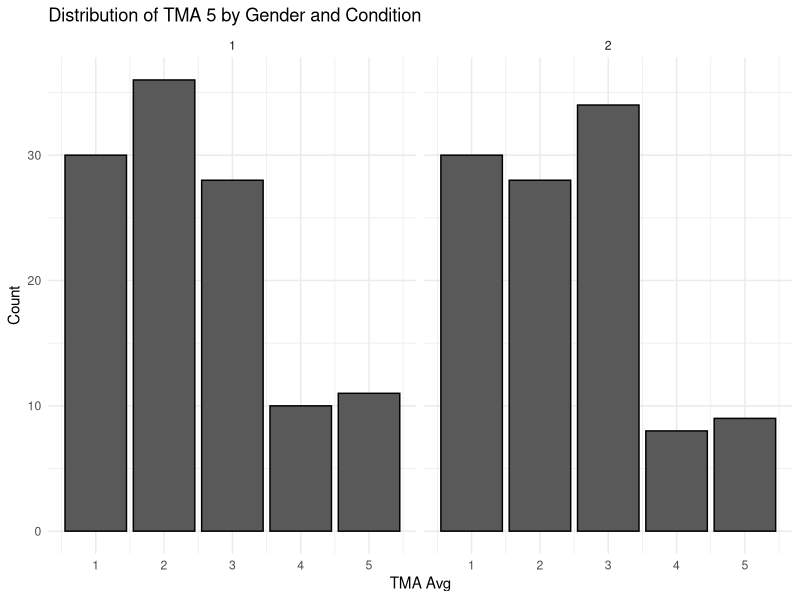
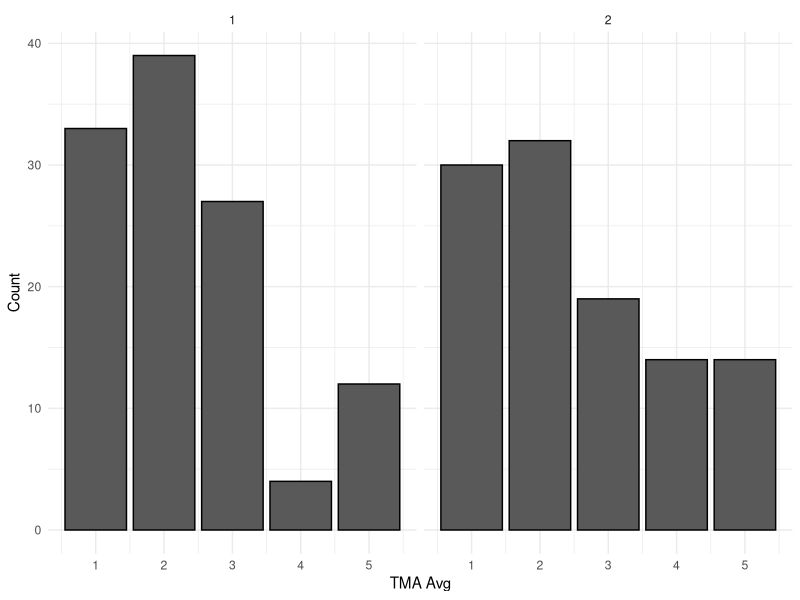
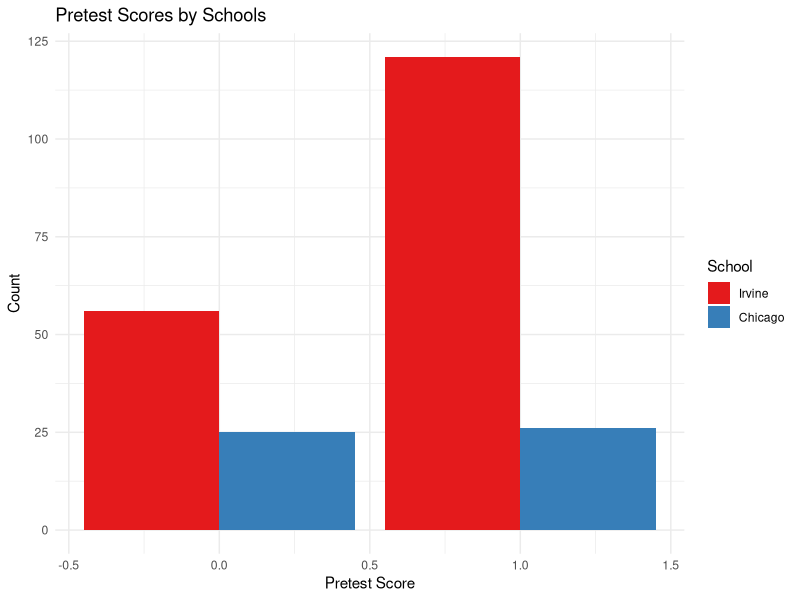
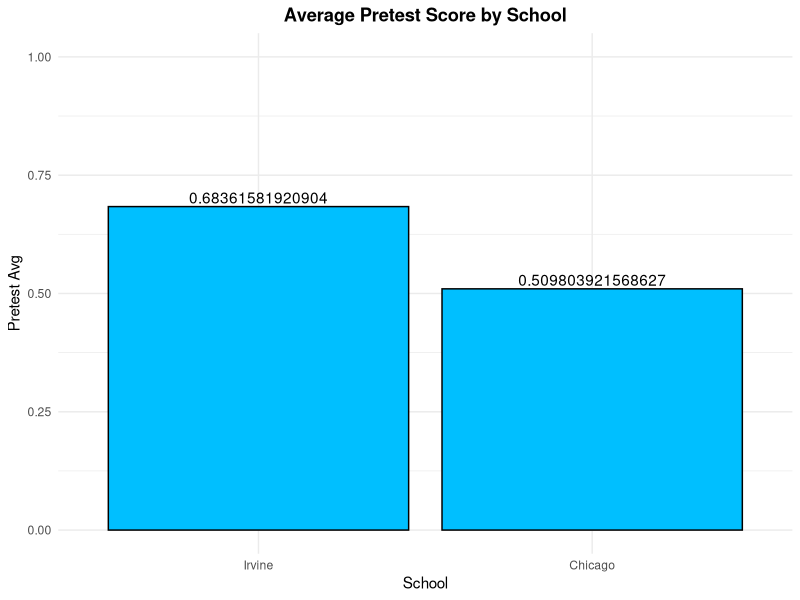
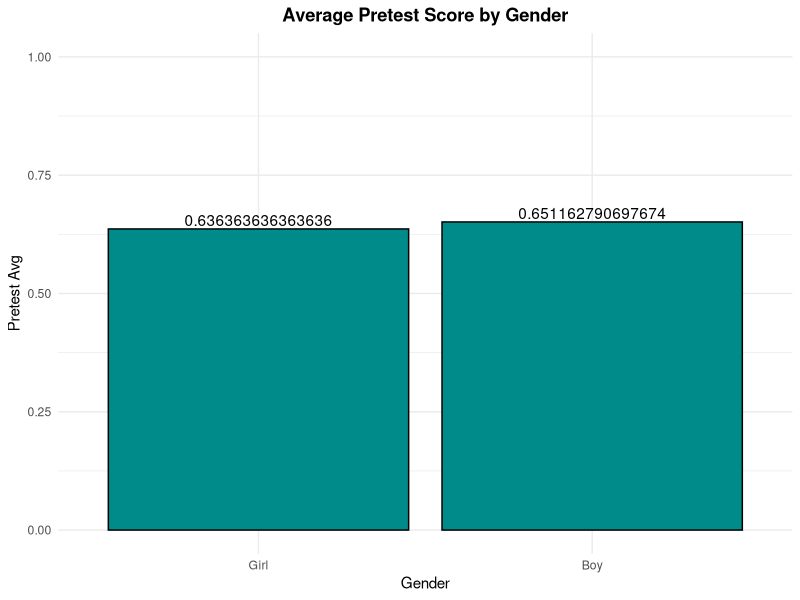

Recreate these plots in R, in order. (Note: this script raises an error after producing the figures.)
## ---- chunk 1
library(tidyverse)
## ---- chunk 2
df <- readxl::read_xlsx('../../../../data/math-anxiety-raw-data.xlsx')
## ---- chunk 3
df %>%  filter(is.na(drop)) %>% 
  select(contains("sex"), contains("tma"), Condition) %>% 
  filter(!is.na(Sex) ) %>% 
  ggplot(aes(x = TMA_5, fill = Sex)) +
  facet_grid(.~Condition) +
  geom_bar(bins = 20, color = "black",
           position = "dodge") +
  scale_fill_brewer(palette="Set1", labels = 
                      c("Boy", "Girl")) +
  labs(x = "TMA Avg", y = "Count") +
  labs(title = "Distribution of TMA 5 by Gender and Condition") +
  theme_minimal() 
## ---- chunk 4
df %>%  filter(is.na(drop)) %>% 
  select(contains("sex"), contains("tma"), Condition) %>% 
  filter(!is.na(Sex) ) %>% 
  ggplot(aes(x = TMA_6, fill = Sex)) +
  facet_grid(.~Condition) +
  geom_bar(bins = 20, color = "black",
           position = "dodge") +
  scale_fill_brewer(palette="Set1", labels = 
                      c("Boy", "Girl")) +
  labs(x = "TMA Avg", y = "Count") +
  theme_minimal() 
## ---- chunk 5
df1 <- df %>% select(pretest, chicago, Sex, Condition) %>% 
  na.omit() 
df1$Condition[df1$Condition == 2] <- 0
df1$chicago <- as.factor(df1$chicago)
df1$Sex <- as.factor(df1$Sex)
## ---- chunk 6
df1 %>% ggplot(aes(x = pretest, fill = chicago)) +
  geom_bar(position = "dodge") +
  scale_fill_brewer(palette="Set1", labels = 
                      c("Irvine", "Chicago")) +
  labs(title = "Pretest Scores by Schools", x = "Pretest Score", y = "Count", fill = "School") +
  theme_minimal()
## ---- chunk 7
# Looking at the average pretest scores
pretest_school_plt <- df1 %>% group_by(chicago) %>% 
  summarize(pretest_avg = mean(pretest)) %>% 
  ggplot(aes(x = chicago, y = pretest_avg)) +
  geom_bar(position="dodge", stat="identity", 
           fill = "deepskyblue1", color = "black") +
  geom_text(aes(label=pretest_avg), position=position_dodge(width=0.9), 
            vjust=-0.25) +
  scale_x_discrete(labels=c("Irvine", "Chicago")) +
  labs(title = "Average Pretest Score by School", x = "School",
       y = "Pretest Avg") +
  ylim(0,1) +
  theme_minimal() + theme(plot.title = element_text(face = "bold", hjust = 0.5))
pretest_school_plt
## ---- chunk 8
# Looking at the average pretest scores
pretest_sex_plt <- df1 %>% group_by(Sex) %>% 
  summarize(pretest_avg = mean(pretest)) %>% 
  ggplot(aes(x = Sex, y = pretest_avg)) +
  geom_bar(position="dodge", stat="identity", 
           fill = "cyan4", color = "black") +
  geom_text(aes(label=pretest_avg), position=position_dodge(width=0.9), 
            vjust=-0.25) +
  scale_x_discrete(labels=c("Girl", "Boy")) +
  labs(title = "Average Pretest Score by Gender", x = "Gender",
       y = "Pretest Avg") +
  ylim(0,1) +
  theme_minimal() + theme(plot.title = element_text(face = "bold", hjust = 0.5))
pretest_sex_plt
## ---- chunk 9
pretest_plt <- ggarrange(pretest_school_plt, pretest_sex_plt, ncol = 2, nrow = 1)
ggsave(pretest_plt, file = "../../outputs/visualization/pretest.png")
## ---- chunk 10
pretest_sex_cond <- df1 %>% group_by(Condition, Sex) %>% 
  summarize(pretest_avg = mean(pretest)) %>% 
  ggplot(aes(x = Condition, y = pretest_avg, fill = Sex)) +
  geom_bar(position="dodge", stat="identity", color = "black") +
  geom_text(aes(label=pretest_avg), position=position_dodge(width=0.9), 
            vjust=-0.25) +
  labs(title = "Average Pretest Score by Gender and Condition",
       x = "Condition", y = "Pretest Avg") +
  scale_fill_brewer(palette="Set1", labels = 
                      c("Girl", "Boy")) +
  ylim(0,1) + theme(plot.title = element_text(face = "bold", hjust = 0.5)) +
  scale_x_discrete(labels=c("No Worked EX", "Worked EX")) +
  theme_minimal()
pretest_sex_cond
## ---- chunk 11
pretest_cond <- df1 %>% group_by(Condition) %>% 
  summarize(pretest_avg = mean(pretest)) %>% 
  ggplot(aes(x = Condition, y = pretest_avg)) +
  geom_bar(position="dodge", stat="identity", color = "black", fill = "cyan4")+
  geom_text(aes(label=pretest_avg), position=position_dodge(width=0.9), 
            vjust=-0.25) +
  ylim(0,1) + scale_x_discrete(labels=c("No Worked EX", "Worked EX")) +
  labs(title = "Average Pretest Score by Condition",
       x = "Condition", y = "Pretest Avg") +
  theme_minimal()
pretest_cond
## ---- chunk 12
ggsave(pretest_cond, file = "../../../../outputs/visualization/pretest_cond.png")
ggsave(pretest_sex_cond, file = "../../../../outputs/visualization/pretest_sex_cond.png")
